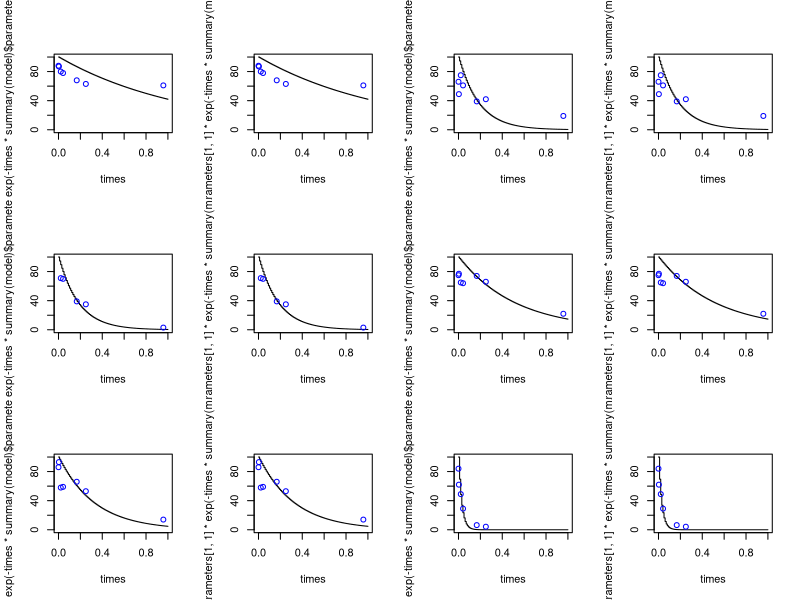
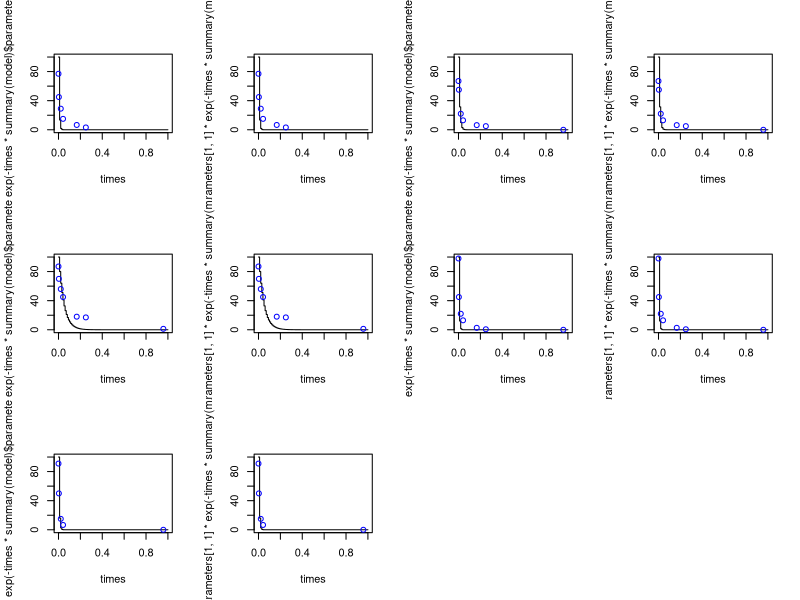
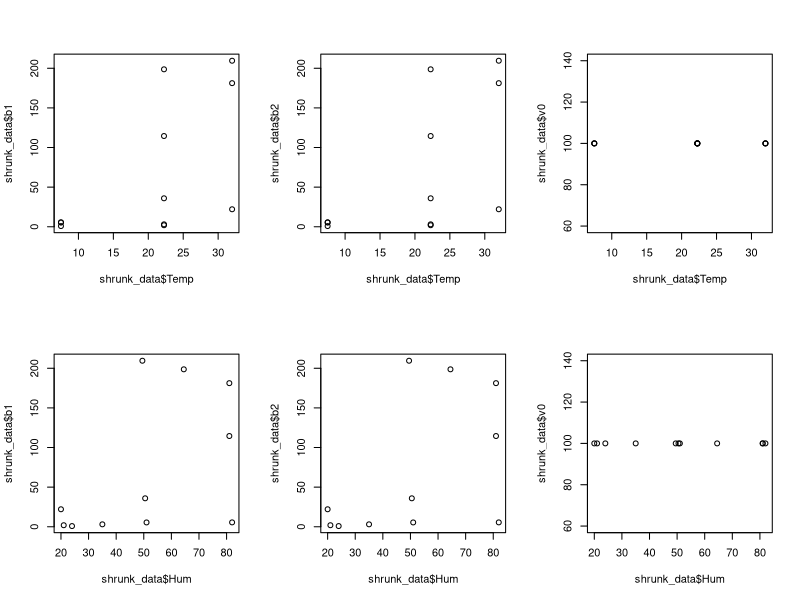
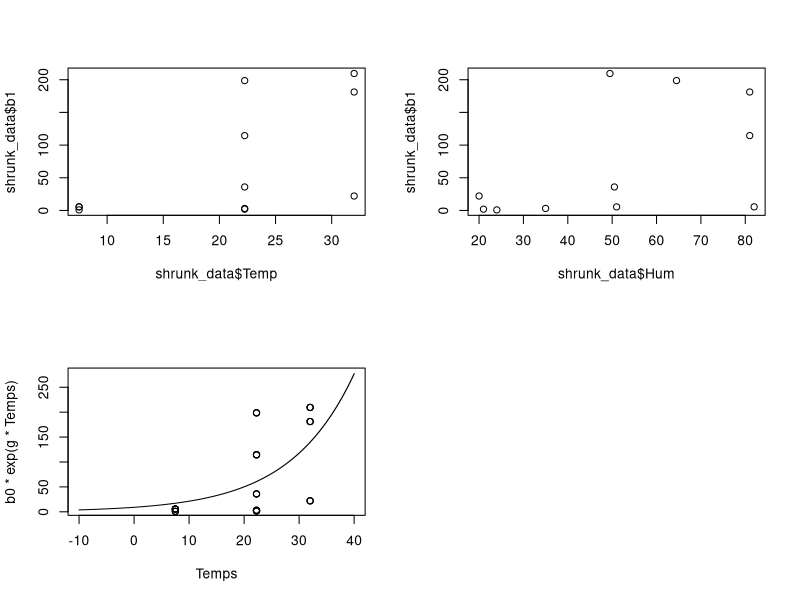

Recreate these plots in R, in order.
#Harper







  data<-read.csv("../../Data/converted harper 1961.csv",header =F)
# in this dataset nil becomes 0, trace or n.d becomes NA,and the midpoint of the range is used
#where there is a range I have used the midpoint
data<-as.data.frame(data)


viability<-as.vector(as.matrix((data[4:10,])))
formatted_data<-as.data.frame(matrix(nrow=length(viability),ncol = 11))
formatted_data[,5]<-viability
formatted_data[,4]<-rep(c(1/60/60/24,1/12/24,1/2/24,1/24,4/24,6/24,23/24),length(viability)/7)
formatted_data[,6]<-rep(1:11,each=7)

formatted_data[,1]<-rep(as.vector(as.matrix((data[1,]))),each=7)
formatted_data[,2]<-rep(as.vector(as.matrix((data[2,]))),each=7)
formatted_data[,3]<-rep(as.vector(as.matrix((data[3,]))),each=7)
colnames(formatted_data)<-c("Temp","Hum","Rep","Time","Viability","Experiment","b1","v0","b2","aic1","aic2")



require("minpack.lm")

times<-seq(0,1,length.out = 100)
par(mfrow=c(3,4))
for (i in (unique(formatted_data$Experiment))){
 data_subset<-formatted_data[which(formatted_data[,6]==i),]
 #this is model 2 
 model<-nlsLM(Viability~100*exp(-b*Time),data=data_subset,start=list(b=10))
  plot(times,100*exp(-times*summary(model)$parameters[1,1]),"s",ylim=c(0,100))
 points(data_subset$Time,data_subset$Viability,col="blue",cex=1)
 formatted_data[which(formatted_data[,6]==i),11]<-AIC(model) 
 
 formatted_data[which(formatted_data[,6]==i),9]<-summary(model)$parameters[1,1]
 #this is model one
 model<-nlsLM(Viability~v0*exp(-b*Time),data=data_subset,start=list(v0=100,b=0),lower = c(v0=0  ,b=0),upper = c(v0=100  ,b=5000))
 #lower = c(v0=0  ,b=0),upper = c(v0=100  ,b=5000)
 #without limits results look better? not sure which makes more biological sense
           
 formatted_data[which(formatted_data[,6]==i),7]<-summary(model)$parameters[2,1]
 formatted_data[which(formatted_data[,6]==i),8]<-summary(model)$parameters[1,1] 
 formatted_data[which(formatted_data[,6]==i),10]<-AIC(model)
 plot(times,summary(model)$parameters[1,1]*exp(-times*summary(model)$parameters[2,1]),"s",ylim=c(0,100))
 points(data_subset$Time,data_subset$Viability,col="blue",cex=1)
 }

seq(1,77,by=7)
shrunk_data<-formatted_data[seq(1,77,by=7),c(1,2,3,6,7,8,9,10,11)]


shrunk_data
#first model best for all but 1 eg so just use first model?
par(mfrow=c(2,3))
plot(shrunk_data$Temp,shrunk_data$b1)
plot(shrunk_data$Temp,shrunk_data$b2)
plot(shrunk_data$Temp,shrunk_data$v0)
plot(shrunk_data$Hum,shrunk_data$b1)
plot(shrunk_data$Hum,shrunk_data$b2)
plot(shrunk_data$Hum,shrunk_data$v0)



par(mfrow=c(2,2))
plot(shrunk_data$Temp,shrunk_data$b1)

plot(shrunk_data$Hum,shrunk_data$b1)


shrunk_data_repeats<-as.data.frame(matrix(NA,ncol=ncol(shrunk_data),nrow = sum(shrunk_data$Rep)))
colnames(shrunk_data_repeats)=colnames(shrunk_data)
index<-0
for (i in 1:nrow(shrunk_data)) {
 shrunk_data_repeats[(index+1):(index+shrunk_data$Rep[i]) , ] <-shrunk_data[i,]
 index<-index+shrunk_data$Rep[i]
}

Temps<-seq(-10,40,length.out = 1000)
Temp_Model<-nlsLM(b1~b0*exp(Temp*g),data=shrunk_data_repeats[,c(1,5)],start = list(g=0,b0=0))
g<-summary(Temp_Model)$coefficients[1,1]
b0<-summary(Temp_Model)$coefficients[2,1]
  
plot(Temps,b0*exp(g*Temps),"s")
points(shrunk_data_repeats$Temp,shrunk_data_repeats$b1)
shrunk_data_repeats

#result of all this is that equation for how b responds to temp is 
  #(b0 * exp (g * Temps))
b0
#0.572
g
#0.164
  
# or if apply limits
#b0=9.079
#g=0.085  

#dublin
# 
# data<-read.csv("../../Data/dublineaub.csv",header =T)
# #if <1.67 have replaced with then NA
# data<-as.data.frame(data)
# 
# 
# viability<-as.vector(as.matrix((data[,4:9])))
# formatted_data<-as.data.frame(matrix(nrow=length(viability),ncol = 11))
# formatted_data[,5]<-viability
# formatted_data[,4]<-rep(c(0.5/24,0,1,2,3,8),length(viability)/6)
# formatted_data[,6]<-rep(1:12,each=6)
# 
# formatted_data[,1]<-rep(as.vector(as.matrix((data[,1]))),each=6)
# formatted_data[,2]<-rep(as.vector(as.matrix((data[,2]))),each=6)
# formatted_data[,3]<-rep(as.vector(as.matrix((data[,3]))),each=6)
# colnames(formatted_data)<-c("strain","Temp","dtheoretical","Time","tcid","Experiment","b1","v0","b2","aic1","aic2")
# 
# 
# for (i in 1:nrow(formatted_data)){
#   
#   if (formatted_data[i,4]==0){
#     
#     if (formatted_data[i,2]==4){
#       formatted_data[i,4]<-((17+(40/60))/24)
#     }
#     if (formatted_data[i,2]==25){
#       formatted_data[i,4]<-((7+(45/60))/24)
#     }
#     if (formatted_data[i,2]==35){
#       formatted_data[i,4]<-((5+(15/60))/24)
#     }
#   }
# }
# 
# formatted_data$tcid<-10^(formatted_data$tcid)
# formatted_data$dtheoretical<-10^(formatted_data$dtheoretical)
# 
#  require("minpack.lm")
# 
# times<-seq(0,10,length.out = 100)
# par(mfrow=c(3,4))
# for (i in (unique(formatted_data$Experiment))){
#   data_subset<-formatted_data[which(formatted_data[,6]==i),]
#   theoretical<-data_subset[1,3]
#   model<-nlsLM(tcid~theoretical*exp(-b*Time),data=data_subset,start=list(b=00))
#   plot(times,theoretical*exp(-times*summary(model)$parameters[1,1]),"s")
#   points(data_subset$Time,data_subset$tcid,col="blue",cex=1)
#   formatted_data[which(formatted_data[,6]==i),10]<-AIC(model) 
#   
#   formatted_data[which(formatted_data[,6]==i),7]<-summary(model)$parameters[1,1]
#   
#   model<-nlsLM(tcid~t0*exp(-b*Time),data=data_subset,start=list(t0=theoretical,b=0))
#   #,lower=c(0,0),upper = c(100,1000)) 
#   #without limits results look better? not sure which makes more biological sense
#   
#   formatted_data[which(formatted_data[,6]==i),9]<-summary(model)$parameters[2,1]
#   formatted_data[which(formatted_data[,6]==i),8]<-summary(model)$parameters[1,1] 
#   formatted_data[which(formatted_data[,6]==i),11]<-AIC(model)
#   #plot(times,summary(model)$parameters[1,1]*exp(-times*summary(model)$parameters[2,1]),"s")
#   #points(data_subset$Time,data_subset$tcid,col="blue",cex=1)
# }
# 
# seq(1,77,by=7)
# shrunk_data<-formatted_data[seq(1,72,by=6),c(1,2,3,4,6,7,8,9,10,11)]
# 
# shrunk_data
# #first modeformatted_datal best for all but 1 eg so just use first model?
# par(mfrow=c(2,3))
# plot(shrunk_data$Temp,shrunk_data$b1)
# plot(shrunk_data$Temp,shrunk_data$b2)
# plot(shrunk_data$Temp,shrunk_data$v0)
# 
# 
# par(mfrow=c(2,2))
# plot(shrunk_data$Temp,shrunk_data$b1)
# 
# #wrong?
# 
# 
# Temps<-seq(-10,40,length.out = 1000)
# g<-summary(nlsLM(b2~b0*exp(Temp*g),data=shrunk_data[,c(2,8)],start = list(g=0,b0=0)))$coefficients[1,1]
# b0<-summary(nlsLM(b2~b0*exp(Temp*g),data=shrunk_data[,c(2,8)],start = list(g=0,b0=0)))$coefficients[2,1]
# 
# plot(Temps,b0*exp(g*Temps),"s")
# points(shrunk_data$Temp,shrunk_data$b2)


b0
#[1] 0.5429609

g
#[1] 0.04824333
